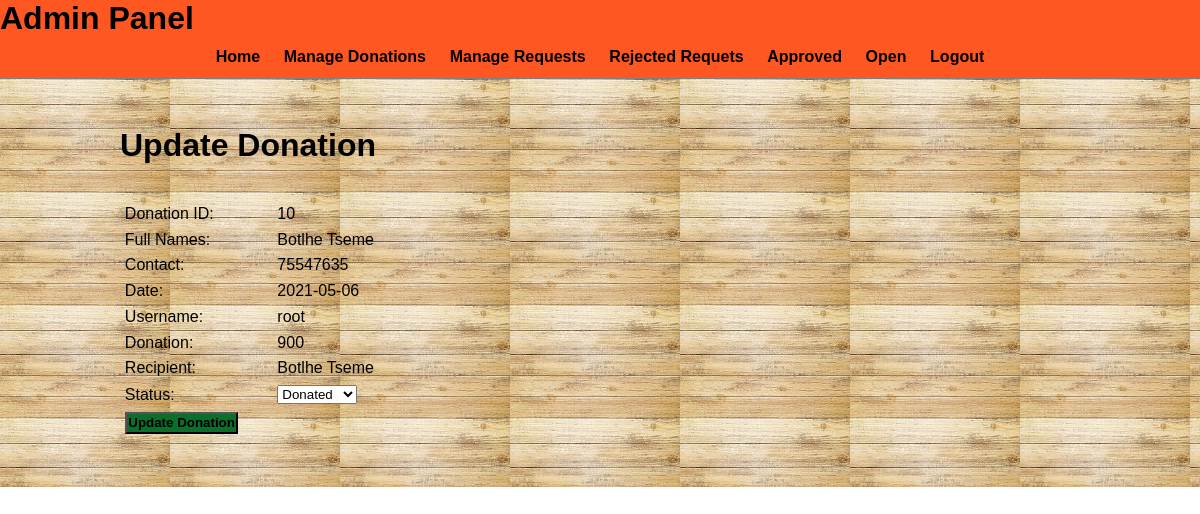
The page /admin/update-donation.php?id=10 (signed in) on the database its author committed.
### tables this page shows
CREATE TABLE `donate` (
  `id` int(100) NOT NULL,
  `name` varchar(100) NOT NULL,
  `username` varchar(100) NOT NULL,
  `number` int(100) NOT NULL,
  `type` varchar(100) NOT NULL,
  `donation` varchar(100) NOT NULL,
  `specify` varchar(100) NOT NULL,
  `date` date NOT NULL,
  `status` varchar(255) NOT NULL
);

### admin/config/constants.php (called while the page is built, shortened)
<?php
$username = "root";
?>

### admin/update-donation.php (the view, shortened to what this page needs)
<?php include('partials/menu.php'); ?>
<?php
if(isset($_GET['id']))
{
 $id=$_GET['id'];
$sql2 = "SELECT * FROM donate  WHERE id=$id";
$res2 = mysqli_query($conn, $sql2);
    $row = mysqli_fetch_assoc($res2);
    $id = $row['id'];
                       $name = $row['name'];
                         $status = $row['status'];
                      $number = $row['number'];
                 $date=$row['date'];
                   $type=$row['type'];
                      $specify=$row['specify'];
}
else
{
header("location:" . SITEURL . 'admin/manage-donations.php');
}
?>
<div class = "main-content ">
<div class = "wrapper">
<h1>Update Donation</h1>
<br/> <br/>
<form action="" method="POST" enctype="multipart/form-data">
<table class="tbladmin">
<tr>
    <td>Donation ID:</td>
    <td>
<?php echo $id;  ?>
    </td>
</tr>
<tr>
    <td>Full Names:</td>
    <td>
    <?php echo $name;  ?>
    </td>
</tr>
<tr>
    <td>Contact:</td>
    <td>
 <?php echo $number;  ?>
    </td>
</tr>
<tr>
    <td>Date:</td>
    <td>
<?php echo $date;  ?>
    </td>
</tr>
<tr>
    <td>Username:</td>
    <td>
<?php echo $username;  ?>
    </td>
</tr>
<tr>
    <td>Donation:</td>
    <td>
    <?php echo $type;  ?>
    </td>
</tr>
<tr>
    <td>Recipient:</td>
    <td>
<?php echo $specify;  ?>
    </td>
</tr>
<tr>
<td>Status:</td>
<td>
<select name="status" >
<option <?php if ($status == "Donated")
{
    echo "selected";
} ?>value="Donated">Donated</option>
</select>
</td>
</tr>
<tr>
    <td >
        <input type="submit" name="submit" value="Update Donation" class="btn-secondary">
    </td>
</tr>
</table>
</form>
</div>
</div>

### admin/css/style.css (style rules this page uses)
* { margin: 0 ; padding: 0; font-family: Arial, Helvetica, sans-serif; font: white; }
.wrapper { padding: 1%; width: 80%; margin: 0 auto ; }
.Main-content { padding: 3% 0; background-image:url(./images/brownback.jpg); }
.tbladmin { width: 30%; }
table tr td { padding: 1%; }
.btn-secondary { background-color:#0b6e2b; padding: 1%; color: black; text-decoration: none; font-weight: bold; }

### rows shown on the page
donate: id "10", name "Botlhe Tseme", number "75547635", date "2021-05-06", type "900", specify "Botlhe Tseme"

### other values the page prints
$username "root"
